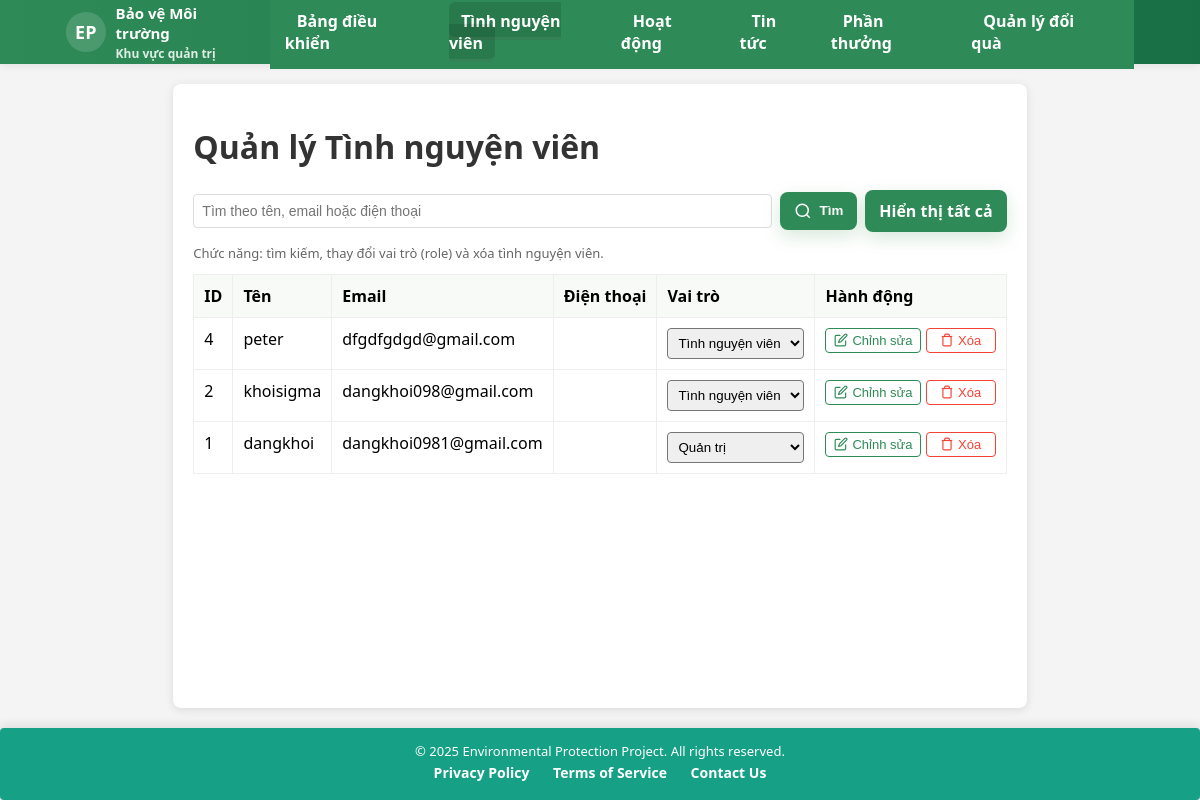
Page /admin/public/manage_volunteers.php (signed in) on the committed database.
### tables this page shows
CREATE TABLE `users` (
  `id` int(11) NOT NULL,
  `username` varchar(100) NOT NULL,
  `email` varchar(255) NOT NULL,
  `password` varchar(255) NOT NULL,
  `role` varchar(50) DEFAULT 'user',
  `is_admin` tinyint(1) DEFAULT 0,
  `avatar` varchar(255) DEFAULT NULL,
  `points` int(11) DEFAULT 0,
  `created_at` datetime DEFAULT current_timestamp()
);

CREATE TABLE `volunteers` (
  `id` int(11) NOT NULL,
  `name` varchar(100) NOT NULL,
  `age` int(11) NOT NULL,
  `address` varchar(255) NOT NULL,
  `points` int(11) DEFAULT 0,
  `created_at` timestamp NOT NULL DEFAULT current_timestamp(),
  `role` varchar(32) NOT NULL DEFAULT 'volunteer',
  `user_id` int(11) DEFAULT NULL,
  `email` varchar(255) DEFAULT NULL
);

### admin/public/manage_volunteers.php (the view, shortened to what this page needs)
<?php
include '../includes/auth.php';
$pdo = new PDO($dsn, $username, $password);
$pdo->setAttribute(PDO::ATTR_ERRMODE, PDO::ERRMODE_EXCEPTION);
$cols = [];
try {
    $colsStmt = $pdo->query("SHOW COLUMNS FROM volunteers");
    $cols = $colsStmt->fetchAll(PDO::FETCH_COLUMN, 0);
} catch (Throwable $e) {
}
$hasRole = in_array('role', $cols);
$q = trim((string)($_GET['q'] ?? ''));
$params = [];
$searchable = array_values(array_intersect(['name','email','phone','username'], $cols));
$using_users = false;
if ($q !== '') {
    $like = "%$q%";
    if (!empty($searchable)) {
        $w = [];
        foreach ($searchable as $c) {
            $w[] = "$c LIKE ?";
            $params[] = $like;
        }
        $sql = "SELECT * FROM volunteers WHERE " . implode(' OR ', $w) . " ORDER BY id DESC";
    } else {
        try {
            $uCount = (int)$pdo->query("SELECT COUNT(*) FROM users")->fetchColumn();
            if ($uCount > 0) {
                $using_users = true;
                $sql = "SELECT id, username AS name, email, NULL AS phone, NULL AS role FROM users WHERE username LIKE ? OR email LIKE ? ORDER BY id DESC";
                $params = [$like, $like];
            } else {
                $sql = "SELECT * FROM volunteers ORDER BY id DESC";
            }
        } catch (Throwable $e) {
            $sql = "SELECT * FROM volunteers ORDER BY id DESC";
        }
    }
} else {
    $sql = "SELECT * FROM volunteers ORDER BY id DESC";
}
$stmt = $pdo->prepare($sql);
$stmt->execute($params);
$volunteers = $stmt->fetchAll(PDO::FETCH_ASSOC);
if (!$using_users) {
    try {
        $emails = array_values(array_filter(array_column($volunteers, 'email')));
        $names = array_values(array_filter(array_column($volunteers, 'name')));
        $conds = [];
        $uParams = [];
        if (!empty($emails)) {
            $placeholders = implode(',', array_fill(0, count($emails), '?'));
            $conds[] = "email NOT IN ($placeholders)";
            foreach ($emails as $e) $uParams[] = $e;
        }
        if (!empty($names)) {
            $placeholders = implode(',', array_fill(0, count($names), '?'));
            $conds[] = "username NOT IN ($placeholders)";
            foreach ($names as $n) $uParams[] = $n;
        }
        $where = $conds ? 'WHERE ' . implode(' AND ', $conds) : '';
        $uSql = "SELECT id, username AS name, email, NULL AS phone, NULL AS role FROM users $where ORDER BY id DESC";
        $uStmt = $pdo->prepare($uSql);
        $uStmt->execute($uParams);
        $users = $uStmt->fetchAll(PDO::FETCH_ASSOC);
        if (!empty($users)) {
            $volunteers = array_merge($volunteers, $users);
            usort($volunteers, function($a, $b) {
                return ((int)($b['id'] ?? 0)) <=> ((int)($a['id'] ?? 0));
            });
        }
    } catch (Throwable $e) {
    }
}
?>
<!DOCTYPE html>
<html lang="vi">
<head>
    <link rel="stylesheet" href="assets/css/style.css">
    <link rel="stylesheet" href="assets/css/buttons.css">
    <link rel="stylesheet" href="assets/css/common.css">
</head>
<body>
<?php include '../includes/header.php'; ?>
<div class="container">
    <h1>Quản lý Tình nguyện viên</h1>
    <form method="GET" class="search" action="manage_volunteers.php" role="search" aria-label="Tìm tình nguyện viên">
        <input type="text" name="q" value="<?php echo htmlspecialchars($q); ?>" placeholder="Tìm theo tên, email hoặc điện thoại" style="flex:1">
        <button type="submit" class="btn-primary">
            <svg width="18" height="18" viewBox="0 0 24 24" fill="none" stroke="currentColor" stroke-width="2">
                <circle cx="11" cy="11" r="8"></circle>
                <line x1="21" y1="21" x2="16.65" y2="16.65"></line>
            </svg>
            Tìm
        </button>
        <a href="manage_volunteers.php" class="btn-primary">Hiển thị tất cả</a>
    </form>
    <div class="note">
        Chức năng: tìm kiếm, thay đổi vai trò (role) và xóa tình nguyện viên.
    </div>
    <table aria-describedby="Danh sách tình nguyện viên">
        <thead>
            <tr>
                <th>ID</th>
                <th>Tên</th>
                <th>Email</th>
                <th>Điện thoại</th>
                <?php if ($hasRole): ?><th>Vai trò</th><?php endif; ?>
                <th>Hành động</th>
            </tr>
        </thead>
        <tbody>
            <?php if (empty($volunteers)): ?>
                <tr><td colspan="<?php echo $hasRole?6:5; ?>">Không tìm thấy kết quả.</td></tr>
            <?php else: ?>
                <?php foreach ($volunteers as $v): ?>
                    <tr>
                        <td><?php echo htmlspecialchars($v['id'] ?? ''); ?></td>
                        <td><?php echo htmlspecialchars($v['name'] ?? ($v['username'] ?? '')); ?></td>
                        <td><?php echo htmlspecialchars($v['email'] ?? ''); ?></td>
                        <td><?php echo htmlspecialchars($v['phone'] ?? ''); ?></td>
                        <?php if ($hasRole): ?>
                            <td>
                                <form method="POST" style="display:flex;gap:6px;align-items:center" class="role-form">
                                    <select name="role" class="role" aria-label="Chọn vai trò">
                                        <option value="volunteer" <?php echo ((($v['role'] ?? '') === 'volunteer')? 'selected':'' ); ?>>Tình nguyện viên</option>
                                        <option value="admin" <?php echo ((($v['role'] ?? '') === 'admin')? 'selected':'' ); ?>>Quản trị</option>
                                    </select>
                                </form>
                            </td>
                        <?php endif; ?>
                        <td class="actions" style="white-space: nowrap">
                            <button type="button" class="action-btn edit" data-action="edit">
                                <svg width="14" height="14" viewBox="0 0 24 24" fill="none" stroke="currentColor" stroke-width="2">
                                    <path d="M11 4H4a2 2 0 0 0-2 2v14a2 2 0 0 0 2 2h14a2 2 0 0 0 2-2v-7"></path>
                                    <path d="M18.5 2.5a2.121 2.121 0 0 1 3 3L12 15l-4 1 1-4 9.5-9.5z"></path>
                                </svg>
                                Chỉnh sửa
                            </button>
                            <form method="POST" style="display:inline" onsubmit="return confirm('Bạn có chắc muốn xóa tình nguyện viên này?');">
                                <button type="submit" name="delete_volunteer" class="action-btn delete">
                                    <svg width="14" height="14" viewBox="0 0 24 24" fill="none" stroke="currentColor" stroke-width="2">
                                        <polyline points="3 6 5 6 21 6"></polyline>
                                        <path d="M19 6v14a2 2 0 0 1-2 2H7a2 2 0 0 1-2-2V6m3 0V4a2 2 0 0 1 2-2h4a2 2 0 0 1 2 2v2"></path>
                                    </svg>
                                    Xóa
                                </button>
                            </form>
                        </td>
                    </tr>
                <?php endforeach; ?>
            <?php endif; ?>
        </tbody>
    </table>
</div>
<?php include '../includes/footer.php'; ?>
</body>
</html>

### admin/public/assets/css/style.css (style rules this page uses)
body { background-color: #f4f4f4; font-family: 'Segoe UI', Arial, sans-serif; margin: 0; padding: 0; }
.container { max-width: 1200px; margin: 20px auto; padding: 20px; background-color: #fff; border-radius: 8px; box-shadow: 0 2px 10px rgba(0, 0, 0, 0.1); }
h1, h2, h3 { color: #333; }
input[type="text"], input[type="file"], textarea { font-size:14px }
.container { padding-bottom: 80px; }

### admin/public/assets/css/buttons.css (style rules this page uses)
.btn-primary { border-color:#2e8b57; background:#2e8b57; color:#fff; position:relative; overflow:hidden }
.btn-primary::after { content:''; position:absolute; inset:0; background:rgba(255,255,255,0.1); opacity:0; transition:opacity 0.2s }
.btn-primary { background:linear-gradient(180deg,#28a745,#208038); color:#fff; padding:10px 14px; border-radius:8px; border:0; font-weight:700; display:inline-flex; align-items:center; gap:8px; box-shadow:0 6px 18px rgba(32,128,56,0.18); transition:transform .12s ease,box-shadow .12s ease }
.action-btn { padding:4px 8px; border-radius:4px; border:1px solid #e0e0e0; font-size:13px; cursor:pointer; display:inline-flex; align-items:center; gap:4px; transition:all 0.15s ease; font-weight:500; background:#fff; min-width:70px; justify-content:center }
.action-btn.edit { color:#2e8b57;border-color:#2e8b57 }
.action-btn.delete { color:#f44336;border-color:#f44336 }

### admin/public/assets/css/common.css (style rules this page uses)
.container { max-width:1100px; margin:28px auto; padding:20px; background:#fff; border-radius:8px; box-shadow:0 8px 24px rgba(10,10,10,0.04) }
input[type="text"], input[type="date"], input[type="datetime-local"], input[type="number"], textarea { width:100%; padding:8px; border:1px solid #ddd; border-radius:6px; box-sizing:border-box; font-size:14px }
table { width:100%; border-collapse:collapse; margin-top:12px }
th,td { padding:10px; border:1px solid #eee; text-align:left; vertical-align:top }
th { background:#f7faf7 }

### admin/public/manage_volunteers.php (style rules this page uses)
.btn-primary { border-color:#2e8b57; background:#2e8b57; color:#fff; position:relative; overflow:hidden }
.btn-primary::after { content:''; position:absolute; inset:0; background:rgba(255,255,255,0.1); opacity:0; transition:opacity 0.2s }
.btn-primary { text-decoration: none; }
.action-btn { padding:4px 8px; border-radius:4px; border:1px solid #e0e0e0; font-size:13px; cursor:pointer; display:inline-flex; align-items:center; gap:4px; transition:all 0.15s ease; font-weight:500; background:#fff; min-width:70px; justify-content:center }
.action-btn.edit { color:#2e8b57;border-color:#2e8b57 }
.action-btn.delete { color:#f44336;border-color:#f44336 }
.container { max-width:1100px;margin:28px auto;padding:20px;background:#fff;border-radius:8px;box-shadow:0 6px 18px rgba(0,0,0,0.06) }
form.search { display:flex;gap:8px;align-items:center;margin-bottom:12px }
input[type="text"], input[type="email"] { padding:8px;border:1px solid #ddd;border-radius:4px }
table { width:100%;border-collapse:collapse;margin-top:12px }
th,td { padding:10px;border:1px solid #eee;text-align:left }
select.role { padding:6px;border-radius:4px }
.note { font-size:13px;color:#666;margin-bottom:12px }
html, body { height: 100%; }
body { display: flex; flex-direction: column; min-height: 100vh; }
.container { flex: 1 0 auto; }

### admin/includes/header.php (style rules this page uses)
:root { --brand-1:#2e8b57; --brand-2:#196f45; --muted:#6b6b6b; --nav-height:64px; --container-width:1100px; }

### admin/includes/footer.php (style rules this page uses)
html, body { margin: 0; }

### rows in the picture
users: id "4", username "peter", email "dfgdfgdgd@gmail.com"
volunteers: id "2", name "khoisigma", email "dangkhoi098@gmail.com", role "Tình nguyện viên"
volunteers: id "1", name "dangkhoi", email "dangkhoi0981@gmail.com", role "Quản trị"

### other values in the picture
$label "Bảng điều khiển Tình nguyện viên Hoạt động Tin tức Phần thưởng Quản lý đổi quà"
